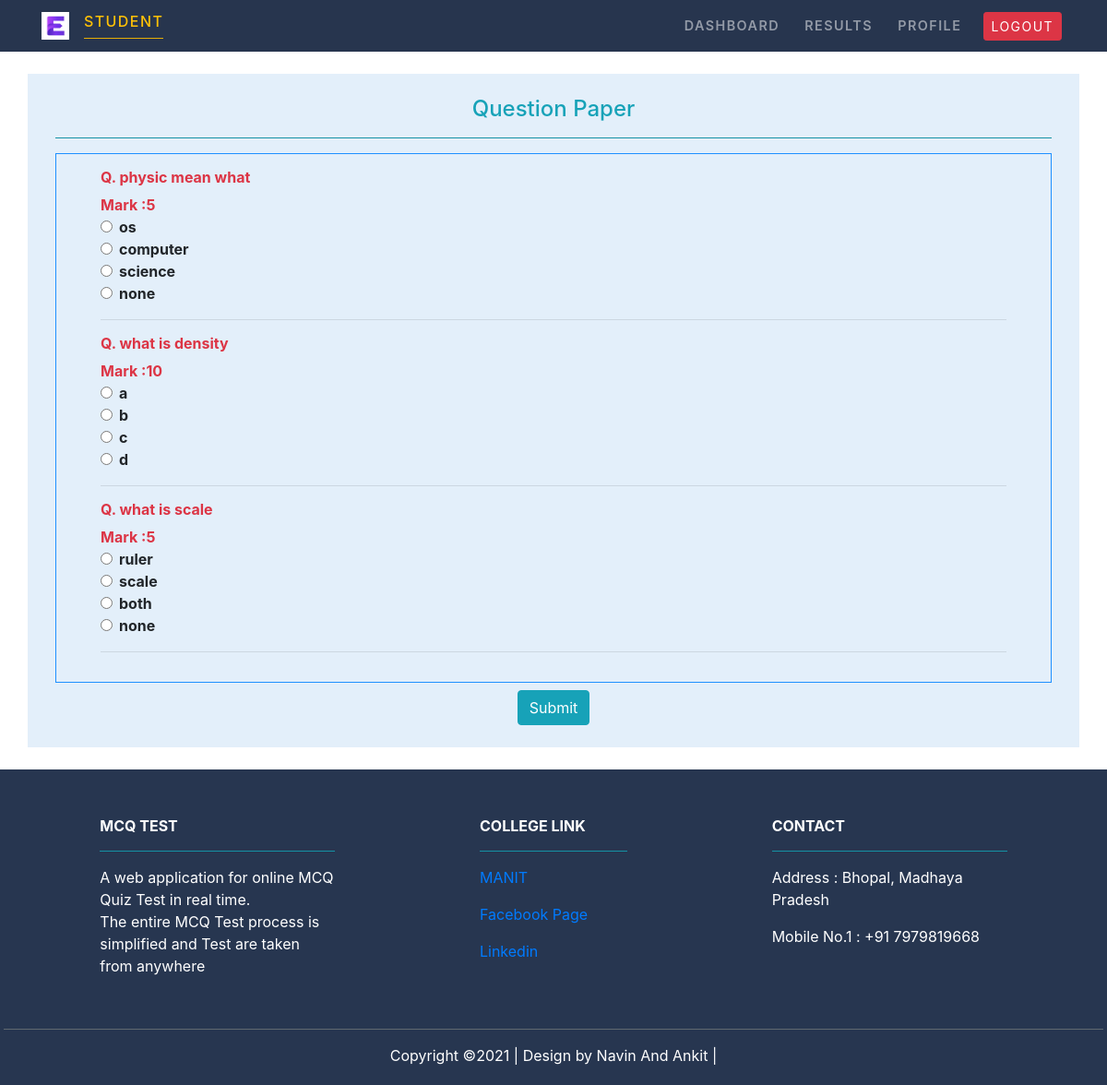
Page /student/ExamTake/4 on the committed database.
### MCQ_Test/models.py (models this page shows)
class Question(models.Model):
    subject=models.ForeignKey(Subject,on_delete=models.CASCADE)
    marks=models.PositiveIntegerField()
    question=models.CharField(max_length=600)
    option1=models.CharField(max_length=200)
    option2=models.CharField(max_length=200)
    option3=models.CharField(max_length=200)
    option4=models.CharField(max_length=200)
    answer=models.CharField(max_length=200)

### Student/views.py (the view)
# urls.py: path('ExamTake/<str:subject>', views.exam_take,name='examtake'),
def exam_take(request,subject):
    fm=Question.objects.filter(subject=subject)
    return render(request,'Student/examtake.html',{'ftt':fm})

### Student/templates/Student/examtake.html (shortened to what this page needs)
{% extends 'Student/studentbase.html' %}
{% load static %}
{% block content %}
<div class="container py-4">
        <div class="row justify-content-center align-items-center ">
          <div class="col-md-12 " style="background-color: rgb(227, 239, 250);">
              <div class="col-md-12 py-4">
                  <div class="text-center text-info" >
                      <h4> Question Paper</h4>
                  </div>
                  <hr class="bg-info">
                  <div class="px-5 py-3 font-weight-bold " style="border: 0.6px solid DodgerBlue;">
                                <form name = "quizForm" action="{% url 'examresult' %}"  method="POST">
                                {% for q in  ftt %}
                                    <div class="text-danger ml-auto d-inline" >
                                        <div><h6><b>Q. {{ q.question}}</b> </h6></div>
                                        <div> Mark :{{q.marks}}</div>
                                    </div>
                            <div class="form-check">
                                <input class="form-check-input" type="radio" name="q{{q.id}}" id="q{{q.id}}" value="{{q.option1}}" >
                                <label class="form-check-label" >
                                   {{q.option1}}
                                </label>
                            </div>
                            <div class="form-check">
                                <input class="form-check-input" type="radio" name="q{{q.id}}" id="q{{q.id}}" value="{{q.option2}}">
                                <label class="form-check-label" >
                                    {{q.option2}}
                                </label>
                            </div>
                            <div class="form-check ">
                                <input class="form-check-input" type="radio" name="q{{q.id}}" id="q{{q.id}}" value="{{q.option3}}" >
                                <label class="form-check-label" >
                                    {{q.option3}}
                                </label>
                            </div>
                            <div class="form-check">
                                <input class="form-check-input" type="radio" name="q{{q.id}}" id="q{{q.id}}" value="{{q.option4}}">
                                <label class="form-check-label" >
                                    {{q.option4}}
                                </label>
                            </div>
                                        <hr>
                                    {% endfor %}
                             </div>
                                   <div class="text-center mt-2">
                                    <input type="submit"  class="btn btn-info" value="Submit" id="b1" onclick="
                                    getanswers(answers = [{% for q in ftt %}'{{ q.answer }}',{% endfor %}],m = [{% for m in ftt %}'{{ m.marks }}',{% endfor %}],ques = [{% for n in ftt %}'{{ n.id }}',{% endfor %}])">
                                    </div>
                 </div>
            </div>
        </div>
      </div>
{% endblock content %}

### rows in the picture
Question: question "physic mean what", marks "5", option1 "os", option2 "computer", option3 "science", option4 "none"
Question: question "what is density", marks "10", option1 "a", option2 "b", option3 "c", option4 "d", answer "Submit"
Question: question "what is scale", marks "5", option1 "ruler", option2 "scale", option3 "both", option4 "none"
